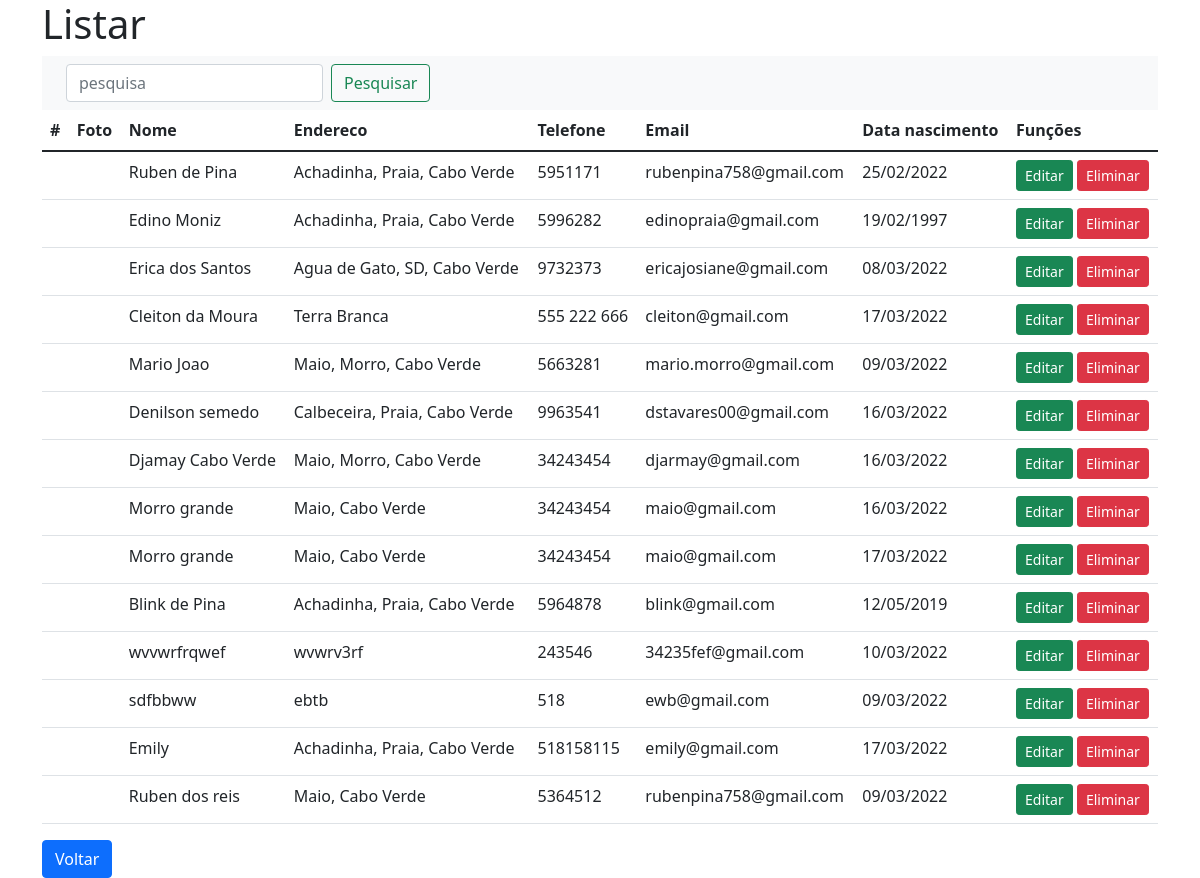
Screenshot of /listar.php (signed in) with the database file from the repository.
### tables this page shows
CREATE TABLE `pessoas` (
  `cod_pessoa` int NOT NULL AUTO_INCREMENT,
  `nome` varchar(200) DEFAULT NULL,
  `endereco` varchar(200) DEFAULT NULL,
  `telefone` varchar(16) DEFAULT NULL,
  `email` varchar(255) DEFAULT NULL,
  `data_nascimento` date DEFAULT NULL,
  `foto` varchar(255) DEFAULT NULL,
  PRIMARY KEY (`cod_pessoa`)
);

### Funcoes.php (called while the page is built, shortened)
<?php
        function mostra_data($data){
            $d = explode('-', $data);
            $escreve = $d[2] ."/" .$d[1] ."/" .$d[0];
            return $escreve;
        }
        function clear($conexao, $texto_puro){
            $texto = mysqli_real_escape_string($conexao, $texto_puro);
            $texto = htmlspecialchars($texto);
            return $texto;
        }
?>

### listar.php (the view, shortened to what this page needs)
<!DOCTYPE html>
<html lang="en">
<head>
    <link rel="stylesheet" media="screen" href="css/bootstrap.min.css">
</head>
<body>
    <div class="container">
        <div class="row">
            <div class="col">
                <h1>Listar</h1>
                <?php
                    include "conexao.php";
                    include "funcoes.php";
                    $pesquisa = clear ($con, $_POST['busca'] ?? '');
                    $listar = "SELECT * FROM pessoas WHERE nome LIKE '%$pesquisa%'";
                    $query = mysqli_query($con, $listar);
                ?>
                <nav class="navbar navbar-light bg-light">
                    <div class="container-fluid">
                        <form class="d-flex" action="listar.php" method="POST">
                            <input class="form-control me-2" type="search" placeholder="pesquisa" aria-label="Search" name="busca" autofocus>
                            <button class="btn btn-outline-success" type="submit">Pesquisar</button>
                        </form>
                    </div>
                </nav>
                <table class="table table-hover">
                    <thead>
                        <tr>
                            <th scope="col">#</th>
                            <th scope="col">Foto</th>
                            <th scope="col">Nome</th>
                            <th scope="col">Endereco</th>
                            <th scope="col">Telefone</th>
                            <th scope="col">Email</th>
                            <th scope="col">Data nascimento</th>
                            <th scope="col">Funções</th>
                        </tr>
                    </thead>
                    <tbody>
                    <?php
                        while ($dados = mysqli_fetch_array($query)) { ?>
                            <tr>
                                <td><?php $dados ['cod_pessoa']; ?></td>
                                <td><?php echo mostrar_foto($dados ['foto']); ?></td>
                                <td><?php echo $dados ['nome']; ?></td>
                                <td><?php echo $dados ['endereco']; ?></td>
                                <td><?php echo $dados ['telefone']; ?></td>
                                <td><?php echo $dados ['email']; ?></td>
                                <td><?php echo mostra_data($dados ['data_nascimento']); ?></td>
                                <td width=150px>
                                    <a class="btn btn-success btn-sm" href="editar.php?id=<?php echo $dados['cod_pessoa'];?>">Editar</a>
                                    <a class="btn btn-danger btn-sm" href="#" data-bs-toggle="modal" data-bs-target="#confirma"  onclick="pegar_dados('<?php echo $dados['cod_pessoa'] ?>', '<?php echo $dados['nome'] ?>')">Eliminar</a>
                                </td>
                            </tr>
                        <?php } ?>
                    </tbody>
                </table>
                <a class="btn btn-primary" href="index.php">Voltar</a>
            </div>
        </div>
    </div>
</body>
</html>

### rows the page displays
pessoas: nome "Ruben de Pina", endereco "Achadinha, Praia, Cabo Verde", telefone "5951171", email "rubenpina758@gmail.com", data_nascimento "25/02/2022"
pessoas: nome "Edino Moniz", endereco "Achadinha, Praia, Cabo Verde", telefone "5996282", email "edinopraia@gmail.com", data_nascimento "19/02/1997"
pessoas: nome "Erica dos Santos", endereco "Agua de Gato, SD, Cabo Verde", telefone "9732373", email "ericajosiane@gmail.com", data_nascimento "08/03/2022"
pessoas: nome "Cleiton da Moura", endereco "Terra Branca", telefone "555 222 666", email "cleiton@gmail.com", data_nascimento "17/03/2022"
pessoas: nome "Mario Joao", endereco "Maio, Morro, Cabo Verde", telefone "5663281", email "mario.morro@gmail.com", data_nascimento "09/03/2022"
pessoas: nome "Denilson semedo", endereco "Calbeceira, Praia, Cabo Verde", telefone "9963541", email "dstavares00@gmail.com", data_nascimento "16/03/2022"
pessoas: nome "Djamay Cabo Verde", endereco "Maio, Morro, Cabo Verde", telefone "34243454", email "djarmay@gmail.com", data_nascimento "16/03/2022"
pessoas: nome "Morro grande", endereco "Maio, Cabo Verde", telefone "34243454", email "maio@gmail.com", data_nascimento "16/03/2022"
pessoas: nome "Morro grande", endereco "Maio, Cabo Verde", telefone "34243454", email "maio@gmail.com", data_nascimento "17/03/2022"
pessoas: nome "Blink de Pina", endereco "Achadinha, Praia, Cabo Verde", telefone "5964878", email "blink@gmail.com", data_nascimento "12/05/2019"
pessoas: nome "wvvwrfrqwef", endereco "wvwrv3rf", telefone "243546", email "34235fef@gmail.com", data_nascimento "10/03/2022"
pessoas: nome "sdfbbww", endereco "ebtb", telefone "518", email "ewb@gmail.com", data_nascimento "09/03/2022"
pessoas: nome "Emily", endereco "Achadinha, Praia, Cabo Verde", telefone "518158115", email "emily@gmail.com", data_nascimento "17/03/2022"
pessoas: nome "Ruben dos reis", endereco "Maio, Cabo Verde", telefone "5364512", email "rubenpina758@gmail.com", data_nascimento "09/03/2022"
